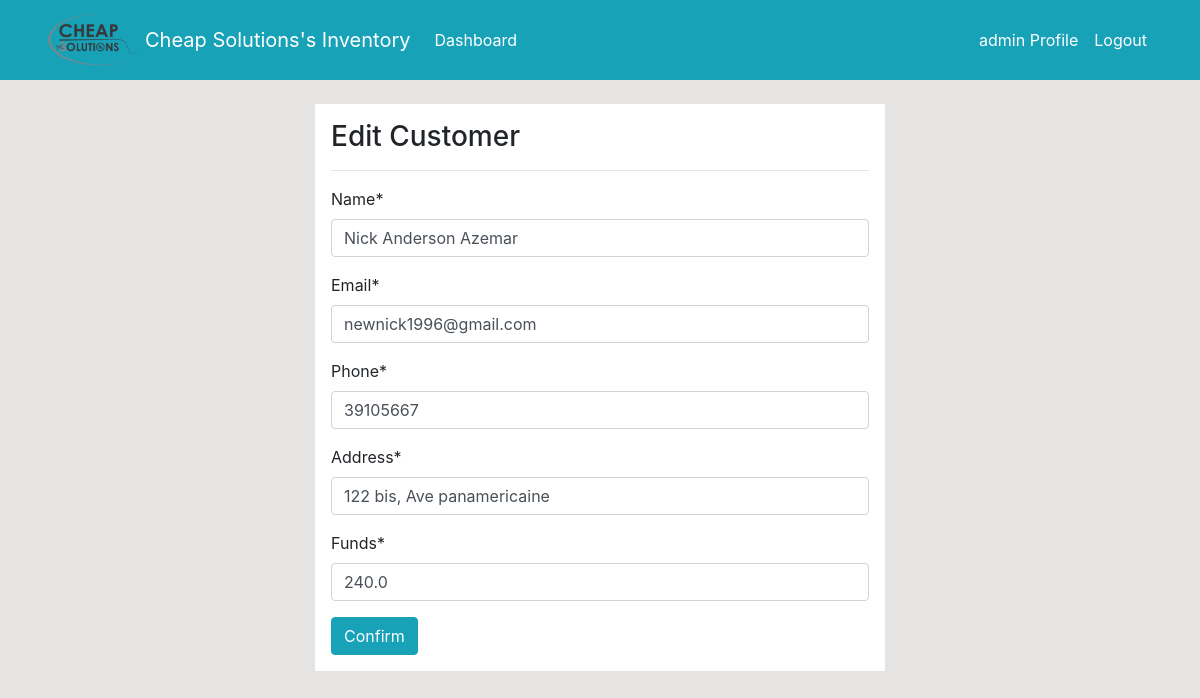
/customers/edit/1/ (signed in), run on an earlier commit of the app's database.
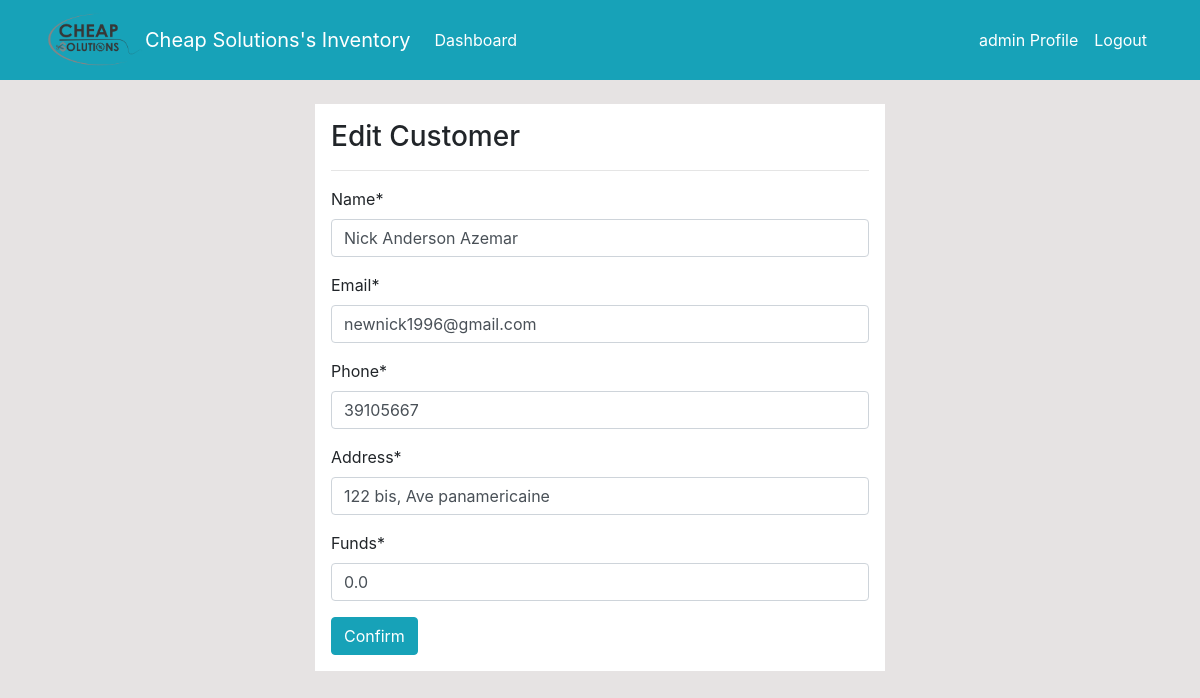
And on a later commit of the database.
### dashboard/models.py (models this page shows, shortened)
class Customer(models.Model):
    name = models.CharField(max_length=500, unique=True, null =True)
    email = models.EmailField(max_length=254, null=True, default = 'default@default.com')
    phone = models.PositiveIntegerField(null=True, default = 0)
    address = models.CharField(max_length=500, default ='--------', null =True)
    Funds = models.FloatField(null=True, default = 0.0)

### dashboard/decorators.py (the view)
        def wrapper(request, *args, **kwargs):
            group = None
            if request.user.groups.exists():
                group = request.user.groups.all()[0].name
            if group in allowed_roles:
                return view_func(request, *args, **kwargs)
            else:
                return HttpResponse('You are not authorized to view this page')

### dashboard/forms.py
class CustomerForm(forms.ModelForm):
    class Meta:
        model = Customer
        fields = '__all__'

### templates/dashboard/customers_edit.html (shortened to what this page needs)
{% extends 'partials/base.html' %}
{% load crispy_forms_tags %}
{% block content %}
<div class="row my-4">
    <div class="col-md-6 offset-md-3 p-3 bg-white">
        <h3>Edit Customer</h3>
        <hr>
        <form method="POST">
            {{ form|crispy }}
            <input class="btn btn-info" type="submit" value="Confirm">
        </form>
    </div>
</div>
{% endblock %}

What changed in the data, as far as the page shows it:
changed Customer "Nick Anderson Azemar": Funds "240.0" → "0.0"
